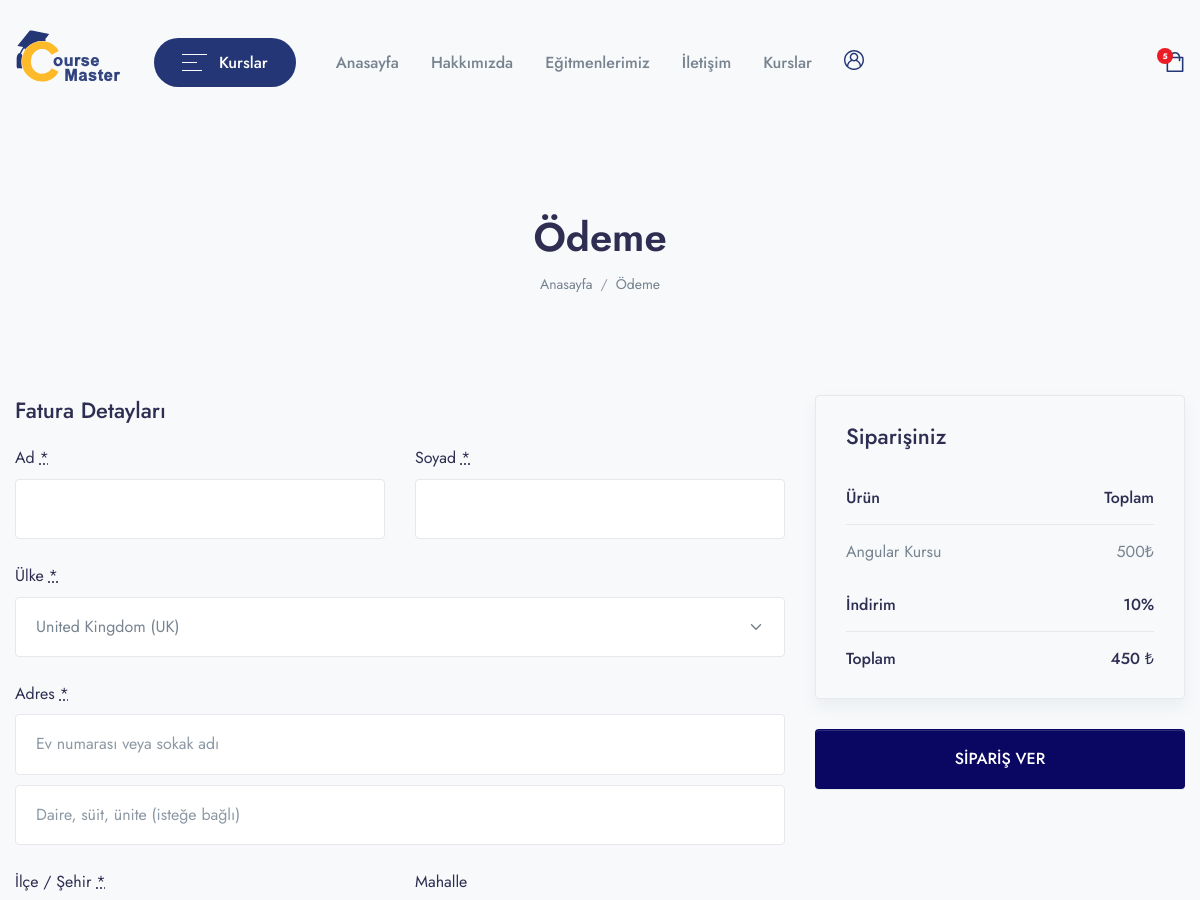
Before: /checkout/angular-kursu (upper part) with the older database file.
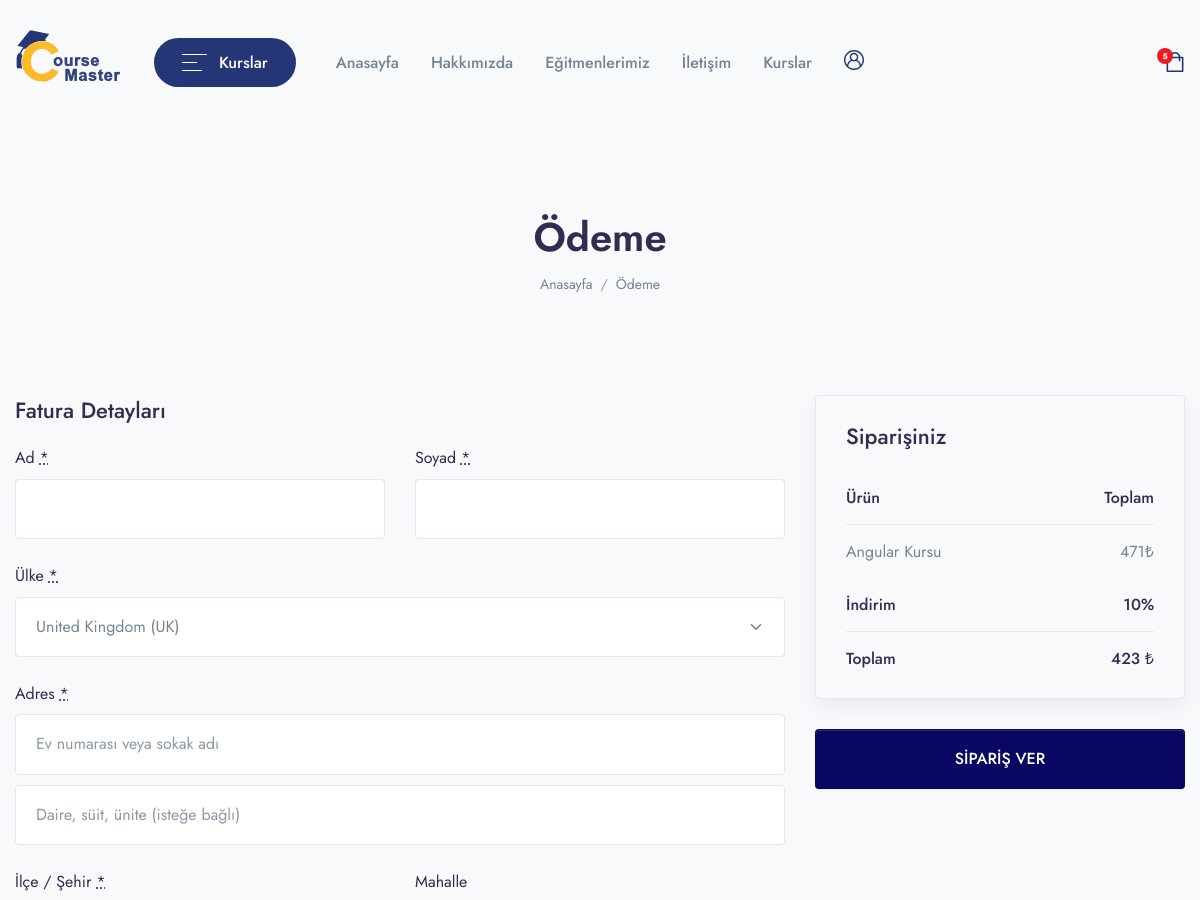
After: the same page with the newer database file.
### app/models.py (models this page shows, shortened)
class Course(models.Model):
    STATUS = (
        ('PUBLISH','PUBLISH'),
        ('DRAFT','DRAFT'),
    )
    featured_image = models.ImageField(upload_to="Media/featured_img",null=True)
    featured_video = models.CharField(max_length = 300, null=True)
    title = models.CharField(max_length=500)
    created_at = models.DateField(auto_now_add=True)
    author = models.ForeignKey(Author,on_delete=models.CASCADE,null=True)
    category =models.ForeignKey(Categories,on_delete=models.CASCADE)
    level=models.ForeignKey(Level,on_delete=models.CASCADE,null=True)
    description = models.TextField()
    price = models.IntegerField(null=True,default=0)
    discount = models.IntegerField(null=True)
    language=models.ForeignKey(Language,on_delete=models.CASCADE,null=True)
    Deadline=models.CharField(max_length=100,null=True)
    slug = models.SlugField(default='',max_length=500,null=True,blank=True)
    status=models.CharField(choices=STATUS,max_length=100,null=True)
    Certificate=models.CharField(null=True,max_length=100)

### CourseMasterApp/views.py (the view, shortened to what this page needs)
# urls.py: path('checkout/<slug:slug>',views.CHECKOUT,name='checkout'),
def CHECKOUT(request,slug):
    course=Course.objects.get(slug=slug)
    action=request.GET.get('action')
    order=None
    context = {
        'course': course,
        'order':order,
    }
    return render(request,'checkout/checkout.html', context)

### app/templatetags/course_tags.py (called while the page is built)
@register.simple_tag
def discount_calculation(price,discount):
    if discount is None or discount == 0:
        return price
    sellprice = price
    sellprice = price - (price * discount/100)
    return math.floor(sellprice)

### templates/checkout/checkout.html (shortened to what the changed rows need)
{% extends 'base.html' %}
{% load course_tags %}
{% block content %}
<header class="py-8 py-md-10" style="background-image: none;">
    <div class="container text-center py-xl-2">
        <h1 class="display-4 fw-semi-bold mb-0">Ödeme</h1>
    </div>
</header>
<div class="container pb-6 pb-xl-10">
    <form name="checkout" method="post" class="checkout woocommerce-checkout" action="?action=create_payment"
        novalidate="">
        <div id="order_review" class="woocommerce-checkout-review-order">
            <div class="woocommerce-checkout-review-order-inner">
                <table class="shop_table woocommerce-checkout-review-order-table">
                    <thead>
                        <tr>
                            <th class="product-name">Ürün</th>
                            <th class="product-total">Toplam</th>
                        </tr>
                    </thead>
                    <tbody>
                        <tr class="cart_item">
                            <td class="product-name">
                                {{course.title}}
                            </td>
                            <td class="product-total">
                                <span class="woocommerce-Price-amount amount">
                                    {{course.price}}
                                    <span class="woocommerce-Price-currencySymbol">₺</span>
                                </span>
                            </td>
                        </tr>
                    </tbody>
                    <tfoot>
                        <tr class="cart-subtotal">
                            <th>İndirim</th>
                            <td><span class="woocommerce-Price-amount amount">{{course.discount}}<span
                                        class="woocommerce-Price-currencySymbol">%</span>
                                    </span>
                                </td>
                        </tr>
                        <tr class="order-total">
                            <th>Toplam</th>
                            <td>
                                <strong>
                                    <span class="woocommerce-Price-amount amount">
                                        {% discount_calculation course.price course.discount %}
                                        <span class="woocommerce-Price-currencySymbol">₺</span>
                                    </span>
                                </strong>
                            </td>
                        </tr>
                    </tfoot>
                </table>
            </div>
        </div>
    </form>
</div>
{% endblock %}

Changed rows visible on the page:
changed Course "Angular Kursu": price "500" → "471"; price+discount "450" → "423"
